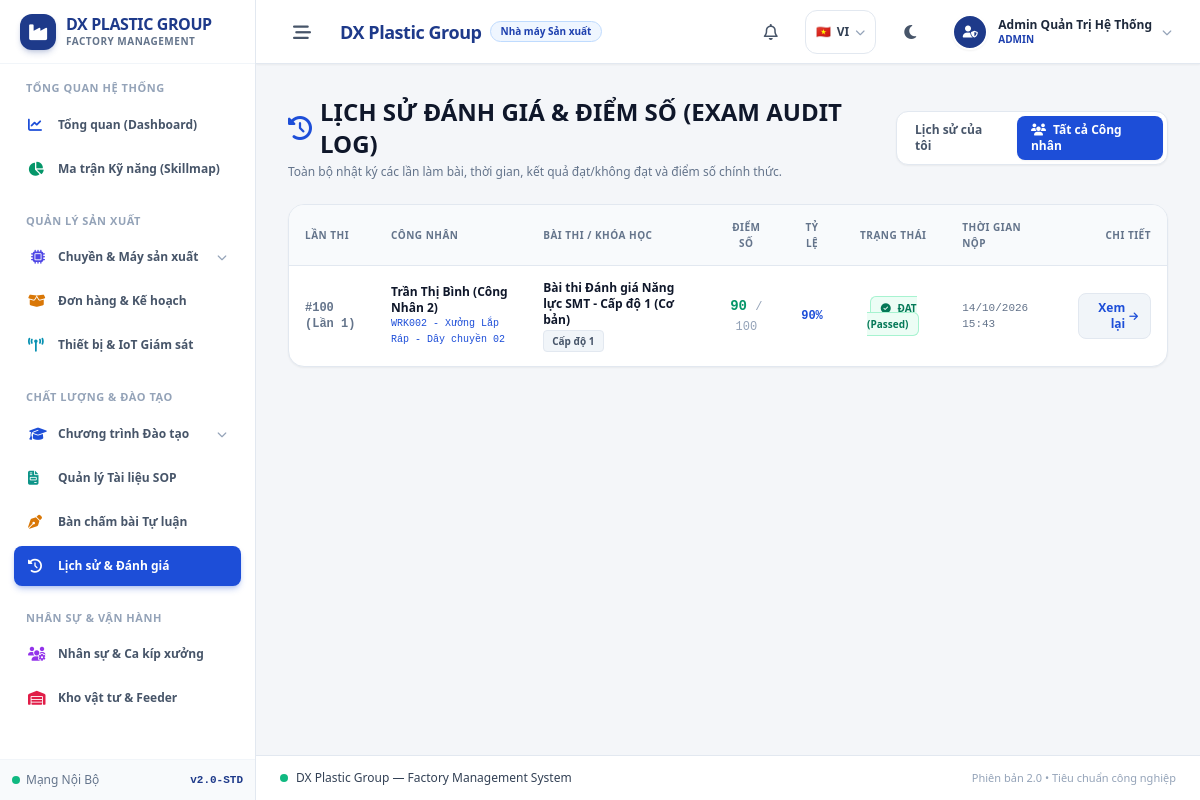
Screenshot of /history.php?all=1 (signed in) with the database file from the repository.
### tables this page shows
CREATE TABLE exam_attempts (
    id BIGINT UNSIGNED AUTO_INCREMENT PRIMARY KEY,
    user_id BIGINT UNSIGNED NOT NULL,
    exam_id BIGINT UNSIGNED NOT NULL,
    attempt_number INT DEFAULT 1,
    start_time DATETIME NOT NULL,
    end_time DATETIME NULL,
    score_obtained DECIMAL(5,2) DEFAULT 0.00,
    passed BOOLEAN DEFAULT FALSE,
    status ENUM('IN_PROGRESS', 'PENDING_EVALUATION', 'COMPLETED') DEFAULT 'IN_PROGRESS',
    graded_by BIGINT UNSIGNED NULL,
    trainer_feedback TEXT NULL,
    created_at TIMESTAMP DEFAULT CURRENT_TIMESTAMP,
    FOREIGN KEY (user_id) REFERENCES users(id) ON DELETE CASCADE,
    FOREIGN KEY (exam_id) REFERENCES exams(id) ON DELETE CASCADE,
    FOREIGN KEY (graded_by) REFERENCES users(id) ON DELETE SET NULL
);

CREATE TABLE users (
    id BIGINT UNSIGNED AUTO_INCREMENT PRIMARY KEY,
    employee_code VARCHAR(50) NOT NULL UNIQUE,
    full_name VARCHAR(150) NOT NULL,
    password_hash VARCHAR(255) NOT NULL,
    role ENUM('ADMIN', 'TRAINER', 'WORKER') DEFAULT 'WORKER',
    department VARCHAR(100),
    line_station VARCHAR(100),
    is_active BOOLEAN DEFAULT TRUE,
    created_at TIMESTAMP DEFAULT CURRENT_TIMESTAMP,
    updated_at TIMESTAMP DEFAULT CURRENT_TIMESTAMP ON UPDATE CURRENT_TIMESTAMP
);

CREATE TABLE exams (
    id BIGINT UNSIGNED AUTO_INCREMENT PRIMARY KEY,
    course_id BIGINT UNSIGNED NOT NULL,
    title VARCHAR(255) NOT NULL,
    duration_minutes INT DEFAULT 20,
    total_score DECIMAL(5,2) DEFAULT 100.00,
    max_attempts INT DEFAULT 5,
    is_active BOOLEAN DEFAULT TRUE,
    created_at TIMESTAMP DEFAULT CURRENT_TIMESTAMP,
    FOREIGN KEY (course_id) REFERENCES courses(id) ON DELETE CASCADE
);

CREATE TABLE courses (
    id BIGINT UNSIGNED AUTO_INCREMENT PRIMARY KEY,
    skill_id BIGINT UNSIGNED NOT NULL,
    title VARCHAR(255) NOT NULL,
    level TINYINT UNSIGNED NOT NULL COMMENT '1: Cơ bản, 2: Nâng cao, 3: Chuyên gia',
    prerequisite_course_id BIGINT UNSIGNED NULL,
    min_pass_score DECIMAL(5,2) DEFAULT 80.00,
    description TEXT,
    is_published BOOLEAN DEFAULT TRUE,
    created_at TIMESTAMP DEFAULT CURRENT_TIMESTAMP,
    FOREIGN KEY (skill_id) REFERENCES skills(id) ON DELETE CASCADE,
    FOREIGN KEY (prerequisite_course_id) REFERENCES courses(id) ON DELETE SET NULL
);

### includes/auth.php (called while the page is built, shortened)
<?php
function getAuthUser(): ?array {
    return $_SESSION['auth_user'] ?? null;
}

### history.php (the view, shortened to what this page needs)
<?php
require_once __DIR__ . '/includes/auth.php';
$currentUser = getAuthUser();
$db = getDB();
$isAdminOrTrainer = in_array($currentUser['role'], ['ADMIN', 'TRAINER'], true);
if ($isAdminOrTrainer && isset($_GET['all']) && $_GET['all'] === '1') {
    $stmt = $db->query('
        SELECT ea.*, e.title AS exam_title, e.total_score AS exam_max_score,
               u.full_name, u.employee_code, u.department,
               c.min_pass_score, c.level AS course_level
        FROM exam_attempts ea
        JOIN exams e ON e.id = ea.exam_id
        JOIN courses c ON c.id = e.course_id
        JOIN users u ON u.id = ea.user_id
        ORDER BY ea.id DESC
    ');
    $attempts = $stmt->fetchAll();
    $viewingAll = true;
}
require_once __DIR__ . '/includes/header.php';
?>
<div class="flex flex-col sm:flex-row sm:items-center justify-between gap-4 mb-6">
    <div>
        <h1 class="text-xl sm:text-2xl font-black text-slate-900 dark:text-white flex items-center space-x-2">
            <i class="fa-solid fa-clock-rotate-left text-blue-700 dark:text-blue-400"></i>
            <span>LỊCH SỬ ĐÁNH GIÁ & ĐIỂM SỐ (EXAM AUDIT LOG)</span>
        </h1>
        <p class="text-xs text-slate-500 dark:text-slate-400 mt-1">
            Toàn bộ nhật ký các lần làm bài, thời gian, kết quả đạt/không đạt và điểm số chính thức.
        </p>
    </div>
    <?php if ($isAdminOrTrainer): ?>
    <div class="flex items-center space-x-1.5 bg-white dark:bg-slate-900 p-1 rounded-xl border border-slate-200 dark:border-slate-800 shadow-sm">
        <a href="history.php" class="px-3.5 py-1.5 rounded-lg text-xs font-bold transition <?= !$viewingAll ? 'bg-blue-700 text-white shadow-sm' : 'text-slate-600 dark:text-slate-300 hover:text-blue-700' ?>">
            Lịch sử của tôi
        </a>
        <a href="history.php?all=1" class="px-3.5 py-1.5 rounded-lg text-xs font-bold transition <?= $viewingAll ? 'bg-blue-700 text-white shadow-sm' : 'text-slate-600 dark:text-slate-300 hover:text-blue-700' ?>">
            <i class="fa-solid fa-users mr-1"></i> Tất cả Công nhân
        </a>
    </div>
    <?php endif; ?>
</div>
<div class="bg-white dark:bg-slate-900 border border-slate-200 dark:border-slate-800 rounded-2xl overflow-hidden shadow-sm">
    <?php if (empty($attempts)): ?>
        <div class="p-12 text-center text-slate-400">
            <i class="fa-regular fa-folder-open text-4xl mb-3 text-slate-300 dark:text-slate-600"></i>
            <p class="text-sm font-medium text-slate-600 dark:text-slate-300">Chưa có lịch sử làm bài thi nào được ghi nhận.</p>
            <p class="text-xs text-slate-400 mt-1"><a href="index.php" class="text-blue-700 dark:text-blue-400 font-semibold hover:underline">Vào lộ trình đào tạo</a> để bắt đầu làm bài thi đầu tiên.</p>
        </div>
    <?php else: ?>
        <div class="overflow-x-auto">
            <table class="w-full text-left text-xs">
                <thead class="bg-slate-50 dark:bg-slate-950 text-slate-500 dark:text-slate-400 uppercase text-[10px] tracking-wider border-b border-slate-200 dark:border-slate-800 font-bold">
                    <tr>
                        <th class="py-3.5 px-4">Lần thi</th>
                        <?php if ($viewingAll): ?>
                        <th class="py-3.5 px-4">Công nhân</th>
                        <?php endif; ?>
                        <th class="py-3.5 px-4">Bài thi / Khóa học</th>
                        <th class="py-3.5 px-4 text-center">Điểm số</th>
                        <th class="py-3.5 px-4 text-center">Tỷ lệ</th>
                        <th class="py-3.5 px-4 text-center">Trạng thái</th>
                        <th class="py-3.5 px-4">Thời gian nộp</th>
                        <th class="py-3.5 px-4 text-right">Chi tiết</th>
                    </tr>
                </thead>
                <tbody class="divide-y divide-slate-100 dark:divide-slate-800 text-slate-700 dark:text-slate-200">
                    <?php foreach ($attempts as $att): ?>
                    <?php
                        $pct = ($att['exam_max_score'] > 0) ? (($att['score_obtained'] / $att['exam_max_score']) * 100) : 0;
                        $isPass = (bool)$att['passed'];
                        $isPending = ($att['status'] === 'PENDING_EVALUATION');
                    ?>
                    <tr class="hover:bg-slate-50 dark:hover:bg-slate-800/40 transition">
                        <td class="py-3.5 px-4 font-mono font-bold text-slate-500 dark:text-slate-400">
                            #<?= $att['id'] ?> (Lần <?= $att['attempt_number'] ?>)
                        </td>
                        <?php if ($viewingAll): ?>
                        <td class="py-3.5 px-4">
                            <p class="font-bold text-slate-900 dark:text-white"><?= htmlspecialchars($att['full_name']) ?></p>
                            <p class="text-[10px] text-blue-700 dark:text-blue-400 font-mono"><?= htmlspecialchars($att['employee_code']) ?> - <?= htmlspecialchars($att['department']) ?></p>
                        </td>
                        <?php endif; ?>
                        <td class="py-3.5 px-4">
                            <p class="font-bold text-slate-900 dark:text-white"><?= htmlspecialchars($att['exam_title']) ?></p>
                            <span class="inline-block px-2 py-0.5 rounded text-[10px] font-bold bg-slate-100 dark:bg-slate-800 text-slate-600 dark:text-slate-400 border border-slate-200 dark:border-slate-700 mt-0.5">
                                Cấp độ <?= $att['course_level'] ?>
                            </span>
                        </td>
                        <td class="py-3.5 px-4 text-center font-mono font-bold text-sm <?= $isPass ? 'text-emerald-600 dark:text-emerald-400' : ($isPending ? 'text-amber-600 dark:text-amber-400' : 'text-rose-600 dark:text-rose-400') ?>">
                            <?= round($att['score_obtained'], 1) ?> <span class="text-slate-400 text-xs font-normal">/ <?= round($att['exam_max_score'], 0) ?></span>
                        </td>
                        <td class="py-3.5 px-4 text-center font-mono font-bold text-xs text-blue-700 dark:text-blue-400">
                            <?= round($pct, 1) ?>%
                        </td>
                        <td class="py-3.5 px-4 text-center">
                            <?php if ($isPending): ?>
                                <span class="px-2.5 py-1 rounded-md text-[10px] font-bold bg-amber-50 dark:bg-amber-500/20 text-amber-700 dark:text-amber-300 border border-amber-200 dark:border-amber-500/30">
                                    <i class="fa-solid fa-hourglass-half mr-1"></i> Chờ chấm
                                </span>
                            <?php elseif ($isPass): ?>
                                <span class="px-2.5 py-1 rounded-md text-[10px] font-bold bg-emerald-50 dark:bg-emerald-500/20 text-emerald-700 dark:text-emerald-300 border border-emerald-200 dark:border-emerald-500/30">
                                    <i class="fa-solid fa-circle-check mr-1"></i> ĐẠT (Passed)
                                </span>
                            <?php else: ?>
                                <span class="px-2.5 py-1 rounded-md text-[10px] font-bold bg-rose-50 dark:bg-rose-500/20 text-rose-700 dark:text-rose-300 border border-rose-200 dark:border-rose-500/30">
                                    <i class="fa-solid fa-circle-xmark mr-1"></i> Chưa đạt
                                </span>
                            <?php endif; ?>
                        </td>
                        <td class="py-3.5 px-4 text-slate-500 dark:text-slate-400 font-mono text-[11px]">
                            <?= date('d/m/Y H:i', strtotime($att['created_at'])) ?>
                        </td>
                        <td class="py-3.5 px-4 text-right">
                            <a href="exam_result.php?attempt_id=<?= $att['id'] ?>" class="touch-tap px-3 py-1.5 rounded-lg bg-slate-100 hover:bg-slate-200 dark:bg-slate-800 dark:hover:bg-slate-700 text-blue-700 dark:text-blue-400 font-bold text-xs border border-slate-200 dark:border-slate-700 transition inline-flex items-center space-x-1">
                                <span>Xem lại</span>
                                <i class="fa-solid fa-arrow-right text-[10px]"></i>
                            </a>
                        </td>
                    </tr>
                    <?php endforeach; ?>
                </tbody>
            </table>
        </div>
    <?php endif; ?>
</div>
<?php require_once __DIR__ . '/includes/footer.php'; ?>

### includes/header.php (style rules this page uses)
body { background-color: #F4F6F9; }
button, a, input, select { touch-action: manipulation; }
.touch-tap { min-height: 44px; min-width: 44px; }

### rows the page displays
exam_attempts: id "100", attempt_number "1", user.full_name "Trần Thị Bình (Công Nhân 2)", user.employee_code "WRK002", user.department "Xưởng Lắp Ráp - Dây chuyền 02", exam.title "Bài thi Đánh giá Năng lực SMT - Cấp độ 1 (Cơ bản)", courses.level "1", score_obtained "90", exam.total_score "100", pct "90", passed 1 (drawn), status "ĐẠT (Passed)", created_at "14/10/2026 15:43"

### other values shown
$currentLang "VI"
$currentUser['full_name'] "Admin Quản Trị Hệ Thống"
$currentUser['role'] "ADMIN"
